Frame 1 (no input): blank canvas, image omitted
Frame 60 (the mouse pressed at the canvas centre just before this capture): blank canvas, image omitted
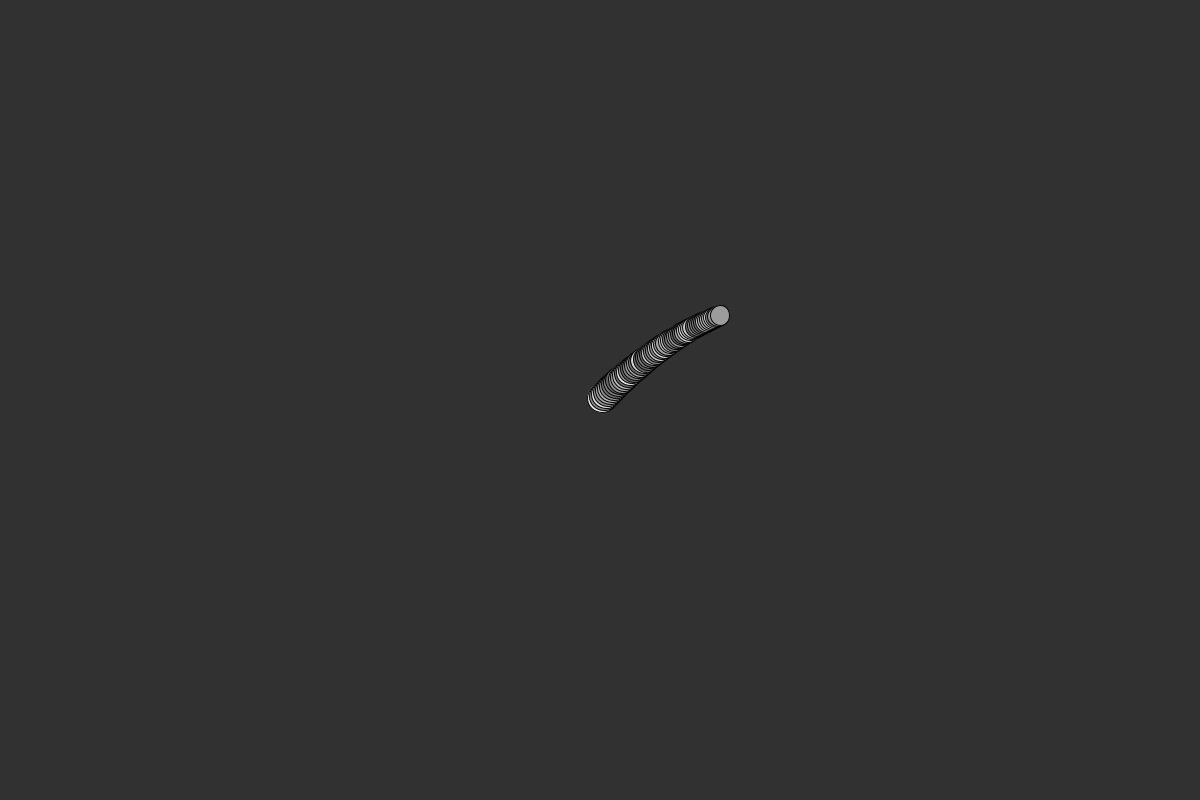
Frame 120 (the mouse held since frame 60 and released just before this capture)

The Processing sketch whose frames 1 and 60 were blank and that drew this single picture after the mouse press (run headless with seeded random() and noise(); from frame 60 on, the mouse is pressed at the canvas centre):

// Processing sketch: ParticleProject
// ── ParticleProject.pde
//Parker mcclocklin
//CS30
//dec 6th 2019

ArrayList<Particle> myParticle = new ArrayList<Particle>();

void setup() {
  size(1200, 800);
  background(49);
}


void mousePressed() {
  myParticle.add(new Particle(mouseX, mouseY));
}

void draw() {
  for (int i = 0; i < myParticle.size(); i ++) {
    myParticle.get(i).move();
    myParticle.get(i).display();
    if (myParticle.get(i).isAlive() == false) {
      myParticle.remove(i);
      i --;
    }
  }
}

// ── Particle.pde
class Particle {

  //class properties
  PVector position, velocity, acceleration;
  float size;
  color c;
  int lifetime;

  // class constructor
  Particle(float x, float y) {
    position = new PVector(x, y);
    velocity = new PVector(2, -2);
    acceleration = new PVector(0, 0.02);
    c = color(250, 40, 80);
    lifetime = int(random(60, 250));
    size = random(10, 50);
  }


  //class methods
  void display() {
    pushMatrix();
    fill(random(100, 240));
    translate(position.x, position.y); 
    float currentSize = map(lifetime, 125, 0, size, 0);
    ellipse(0, 0, currentSize, currentSize);
    popMatrix();
  }
  void move() {
    position.add(velocity);
    velocity.add(acceleration);
    lifetime --;
  }

  Boolean isAlive() {
    if (lifetime> 0) return true;
    else {
      return false;
    }
  }
}
